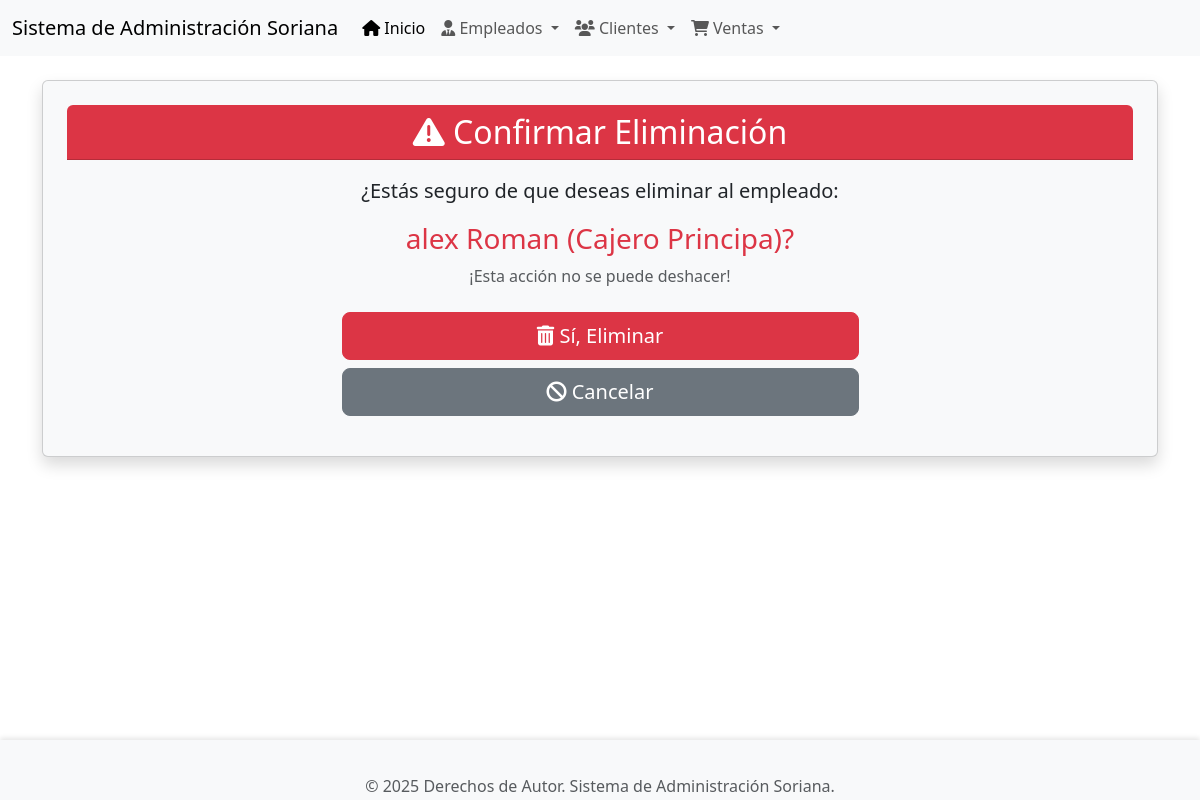
The page /empleados/borrar/2/ on the database its author committed.
### app_Soriana/models.py (models this page shows, shortened)
class Empleado(models.Model):
    nombre = models.CharField(max_length=100)
    apellido = models.CharField(max_length=100)
    fecha_contratacion = models.DateField()
    puesto = models.CharField(max_length=100)
    salario = models.DecimalField(max_digits=10, decimal_places=2)
    email = models.EmailField(unique=True)
    telefono = models.CharField(max_length=15, blank=True, null=True)

### app_Soriana/views.py (the view)
# urls.py: path('empleados/borrar/<int:pk>/', views.borrar_Empleado, name='borrar_empleado'),
def borrar_Empleado(request, pk):
    empleado = get_object_or_404(Empleado, pk=pk)
    if request.method == 'POST':
        empleado.delete()
        messages.success(request, '¡Empleado eliminado exitosamente!')
        return redirect('ver_empleados')
    return render(request, 'Empleados/borrar_empleados.html', {'empleado': empleado})

### app_Soriana/templates/Empleados/borrar_empleados.html (shortened to what this page needs)
{% extends 'base.html' %}
{% block content %}
<div class="card shadow p-4 mb-4 bg-light rounded">
    <div class="card-header bg-danger text-white text-center rounded-top">
        <h2 class="mb-0"><i class="fas fa-exclamation-triangle"></i> Confirmar Eliminación</h2>
    </div>
    <div class="card-body text-center">
        <p class="lead">¿Estás seguro de que deseas eliminar al empleado:</p>
        <h3 class="text-danger">{{ empleado.nombre }} {{ empleado.apellido }} ({{ empleado.puesto }})?</h3>
        <p class="text-muted">¡Esta acción no se puede deshacer!</p>
        <form method="post" action="{% url 'borrar_empleado' empleado.pk %}">
            <div class="d-grid gap-2 col-md-6 mx-auto mt-4">
                <button type="submit" class="btn btn-danger btn-lg"><i class="fas fa-trash-alt"></i> Sí, Eliminar</button>
                <a href="{% url 'ver_empleados' %}" class="btn btn-secondary btn-lg"><i class="fas fa-ban"></i> Cancelar</a>
            </div>
        </form>
    </div>
</div>
{% endblock %}

### app_Soriana/templates/base.html (style rules this page uses)
body { display: flex; flex-direction: column; min-height: 100vh; }

### rows shown on the page
Empleado: nombre "alex", apellido "Roman", puesto "Cajero Principa"
